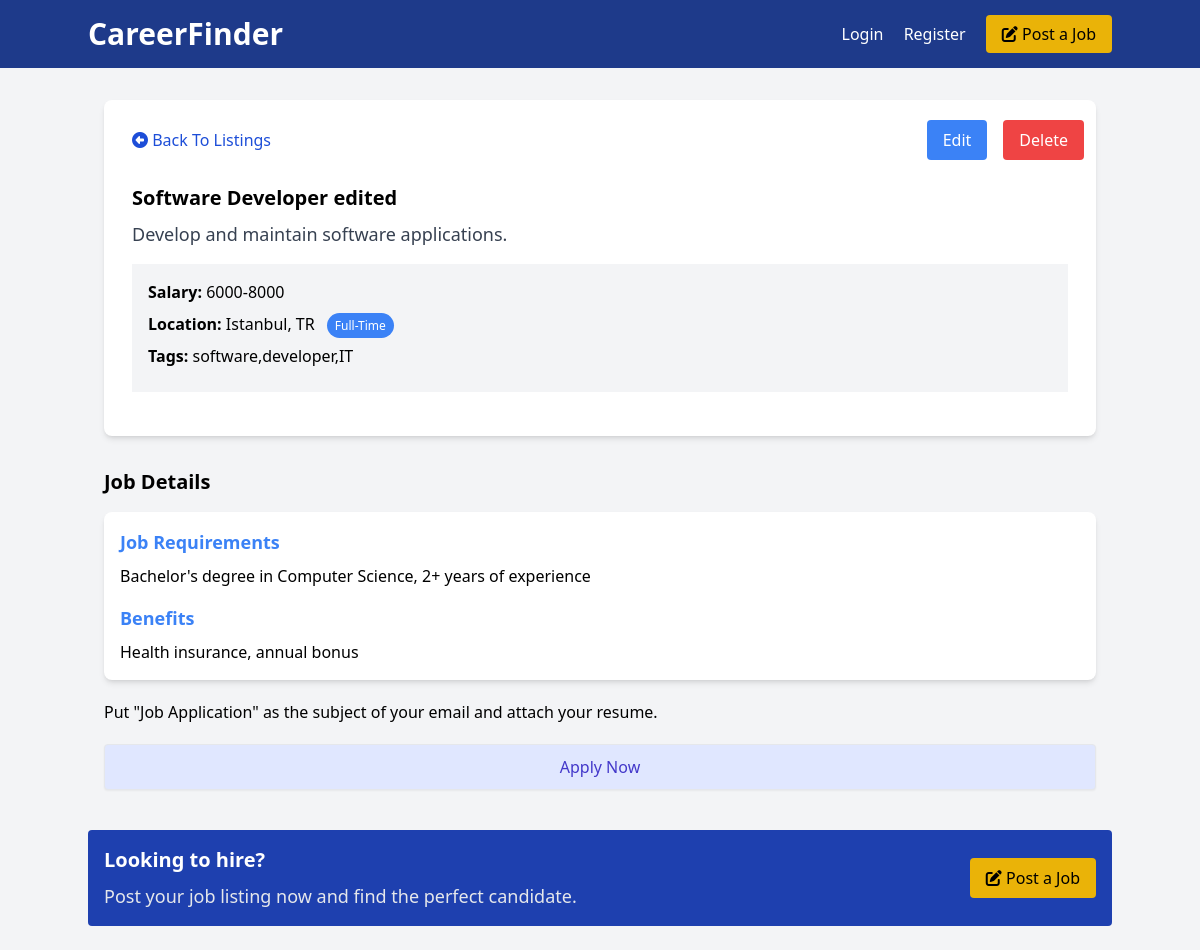
The app's page /details.php?id=2 with its own data.
### tables this page shows
CREATE TABLE jobs (
        id INTEGER PRIMARY KEY AUTOINCREMENT,
        title TEXT NOT NULL,
        description TEXT NOT NULL,
        salary TEXT NOT NULL,
        location TEXT NOT NULL,
        type TEXT NOT NULL,
        tags TEXT NOT NULL,
        requirements TEXT NOT NULL,
        benefits TEXT NOT NULL,
        company TEXT NOT NULL,
        address TEXT NOT NULL,
        city TEXT NOT NULL,
        state TEXT NOT NULL,
        phone TEXT NOT NULL,
        email TEXT NOT NULL,
        creator_email TEXT NOT NULL,
        created_at TEXT DEFAULT CURRENT_TIMESTAMP
    );

### details.php (the view, shortened to what this page needs)
<?php include 'templates/header.php'; ?>
<?php include 'config.php'; ?>
<?php
$jobId = isset($_GET['id']) ? (int)$_GET['id'] : 0;
if ($jobId) {
    $stmt = $pdo->prepare("SELECT * FROM jobs WHERE id = :id");
    $stmt->execute(['id' => $jobId]);
    $job = $stmt->fetch();
} else {
    echo "<p>Invalid job ID!</p>";
    include 'templates/footer.php';
    exit;
}
?>
<section class="container mx-auto p-4 mt-4">
    <div class="rounded-lg shadow-md bg-white p-3">
        <div class="flex justify-between items-center">
            <a class="block p-4 text-blue-700" href="listings.php">
                <i class="fa fa-arrow-alt-circle-left"></i>
                Back To Listings
            </a>
            <div class="flex space-x-4 ml-4">
                <a href="edit-job.php?id=<?php echo $jobId; ?>" class="px-4 py-2 bg-blue-500 hover:bg-blue-600 text-white rounded">Edit</a>
                <form method="POST" action="delete.php">
                    <button type="submit" class="px-4 py-2 bg-red-500 hover:bg-red-600 text-white rounded">Delete</button>
                </form>
            </div>
        </div>
        <div class="p-4">
            <h2 class="text-xl font-semibold"><?php echo htmlspecialchars($job['title']); ?></h2>
            <p class="text-gray-700 text-lg mt-2"><?php echo htmlspecialchars($job['description']); ?></p>
            <ul class="my-4 bg-gray-100 p-4">
                <li class="mb-2"><strong>Salary:</strong> <?php echo htmlspecialchars($job['salary']); ?></li>
                <li class="mb-2">
                    <strong>Location:</strong> <?php echo htmlspecialchars($job['location']); ?>
                    <span class="text-xs bg-blue-500 text-white rounded-full px-2 py-1 ml-2"><?php echo htmlspecialchars($job['type']); ?></span>
                </li>
                <li class="mb-2"><strong>Tags:</strong> <?php echo htmlspecialchars($job['tags']); ?></li>
            </ul>
        </div>
    </div>
</section>
<section class="container mx-auto p-4">
    <h2 class="text-xl font-semibold mb-4">Job Details</h2>
    <div class="rounded-lg shadow-md bg-white p-4">
        <h3 class="text-lg font-semibold mb-2 text-blue-500">Job Requirements</h3>
        <p><?php echo htmlspecialchars($job['requirements']); ?></p>
        <h3 class="text-lg font-semibold mt-4 mb-2 text-blue-500">Benefits</h3>
        <p><?php echo htmlspecialchars($job['benefits']); ?></p>
    </div>
    <p class="my-5">Put "Job Application" as the subject of your email and attach your resume.</p>
    <a href="apply.php?id=<?php echo $jobId; ?>" class="block w-full text-center px-5 py-2.5 shadow-sm rounded border text-base font-medium cursor-pointer text-indigo-700 bg-indigo-100 hover:bg-indigo-200">
        Apply Now
    </a>
</section>
<?php include 'templates/footer.php'; ?>

### css/style.css (style rules this page uses)
html { line-height: 1.5; -webkit-text-size-adjust: 100%; -moz-tab-size: 4; -o-tab-size: 4; tab-size: 4; font-family: ui-sans-serif, system-ui, -apple-system, BlinkMacSystemFont, "Segoe UI", Roboto, "Helvetica Neue", Arial, "Noto Sans", sans-serif, "Apple Color Emoji", "Segoe UI Emoji", "Segoe UI Symbol", "Noto Color Emoji"; font-feature-settings: normal; font-variation-settings: normal; }
body { margin: 0; line-height: inherit; }
h1, h2, h3, h4, h5, h6 { font-size: inherit; font-weight: inherit; }
a { color: inherit; text-decoration: inherit; }
b, strong { font-weight: bolder; }
button, input, optgroup, select, textarea { font-family: inherit; font-feature-settings: inherit; font-variation-settings: inherit; font-size: 100%; font-weight: inherit; line-height: inherit; color: inherit; margin: 0; padding: 0; }
button, select { text-transform: none; }
button, [type='button'], [type='reset'], [type='submit'] { -webkit-appearance: button; background-color: transparent; background-image: none; }
blockquote, dl, dd, h1, h2, h3, h4, h5, h6, hr, figure, p, pre { margin: 0; }
ol, ul, menu { list-style: none; margin: 0; padding: 0; }
button, [role="button"] { cursor: pointer; }
.container { width: 100%; }
@media (min-width: 640px) { .container { max-width: 640px; } }
@media (min-width: 768px) { .container { max-width: 768px; } }
@media (min-width: 1024px) { .container { max-width: 1024px; } }
.mx-auto { margin-left: auto; margin-right: auto; }
.my-4 { margin-top: 1rem; margin-bottom: 1rem; }
.my-5 { margin-top: 1.25rem; margin-bottom: 1.25rem; }
.mb-2 { margin-bottom: 0.5rem; }
.mb-4 { margin-bottom: 1rem; }
.ml-2 { margin-left: 0.5rem; }
.mt-2 { margin-top: 0.5rem; }
.mt-4 { margin-top: 1rem; }
.block { display: block; }
.flex { display: flex; }
.w-full { width: 100%; }
.cursor-pointer { cursor: pointer; }
.items-center { align-items: center; }
.justify-between { justify-content: space-between; }
.space-x-4 > :not([hidden]) ~ :not([hidden]) { --tw-space-x-reverse: 0; margin-right: calc(1rem * var(--tw-space-x-reverse)); margin-left: calc(1rem * calc(1 - var(--tw-space-x-reverse))); }
.rounded { border-radius: 0.25rem; }
.rounded-full { border-radius: 9999px; }
.rounded-lg { border-radius: 0.5rem; }
.border { border-width: 1px; }
.bg-blue-500 { --tw-bg-opacity: 1; background-color: rgb(59 130 246 / var(--tw-bg-opacity)); }
.bg-gray-100 { --tw-bg-opacity: 1; background-color: rgb(243 244 246 / var(--tw-bg-opacity)); }
.bg-indigo-100 { --tw-bg-opacity: 1; background-color: rgb(224 231 255 / var(--tw-bg-opacity)); }
.bg-white { --tw-bg-opacity: 1; background-color: rgb(255 255 255 / var(--tw-bg-opacity)); }
.bg-red-500 { --tw-bg-opacity: 1; background-color: rgb(239 68 68 / var(--tw-bg-opacity)); }
.p-3 { padding: 0.75rem; }
.p-4 { padding: 1rem; }
.px-2 { padding-left: 0.5rem; padding-right: 0.5rem; }
.px-4 { padding-left: 1rem; padding-right: 1rem; }
.px-5 { padding-left: 1.25rem; padding-right: 1.25rem; }
.py-1 { padding-top: 0.25rem; padding-bottom: 0.25rem; }
.py-2 { padding-top: 0.5rem; padding-bottom: 0.5rem; }
.py-2\.5 { padding-top: 0.625rem; padding-bottom: 0.625rem; }
.text-center { text-align: center; }
.text-base { font-size: 1rem; line-height: 1.5rem; }
.text-lg { font-size: 1.125rem; line-height: 1.75rem; }
.text-xl { font-size: 1.25rem; line-height: 1.75rem; }
.text-xs { font-size: 0.75rem; line-height: 1rem; }
.font-medium { font-weight: 500; }
.font-semibold { font-weight: 600; }
.text-blue-700 { --tw-text-opacity: 1; color: rgb(29 78 216 / var(--tw-text-opacity)); }
.text-gray-700 { --tw-text-opacity: 1; color: rgb(55 65 81 / var(--tw-text-opacity)); }
.text-indigo-700 { --tw-text-opacity: 1; color: rgb(67 56 202 / var(--tw-text-opacity)); }
.text-white { --tw-text-opacity: 1; color: rgb(255 255 255 / var(--tw-text-opacity)); }
.text-blue-500 { --tw-text-opacity: 1; color: rgb(59 130 246 / var(--tw-text-opacity)); }
.shadow-md { --tw-shadow: 0 4px 6px -1px rgb(0 0 0 / 0.1), 0 2px 4px -2px rgb(0 0 0 / 0.1); --tw-shadow-colored: 0 4px 6px -1px var(--tw-shadow-color), 0 2px 4px -2px var(--tw-shadow-color); box-shadow: var(--tw-ring-offset-shadow, 0 0 #0000), var(--tw-ring-shadow, 0 0 #0000), var(--tw-shadow); }
.shadow-sm { --tw-shadow: 0 1px 2px 0 rgb(0 0 0 / 0.05); --tw-shadow-colored: 0 1px 2px 0 var(--tw-shadow-color); box-shadow: var(--tw-ring-offset-shadow, 0 0 #0000), var(--tw-ring-shadow, 0 0 #0000), var(--tw-shadow); }

### records on screen
jobs: title "Software Developer edited", description "Develop and maintain software applications.", salary "6000-8000", location "Istanbul, TR", type "Full-Time", tags "software,developer,IT", requirements "Bachelor's degree in Computer Science, 2+ years of experience", benefits "Health insurance, annual bonus"
